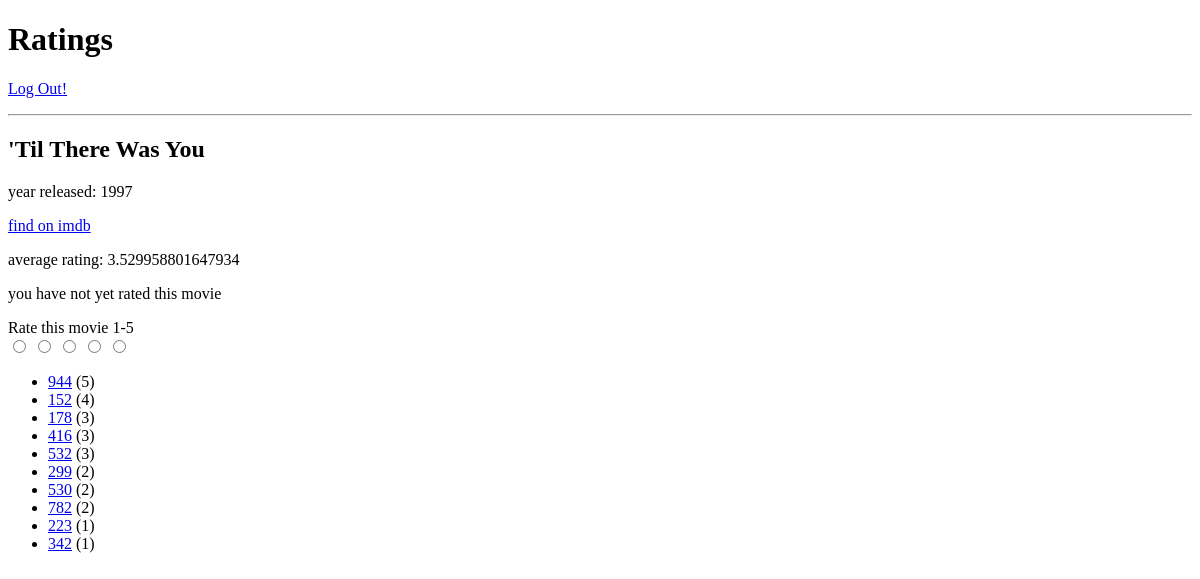
Screenshot of /movies/1300 (signed in) with the database file from the repository.
### model.py (models this page shows, shortened)
class Movie(db.Model):
    __tablename__ = "Movies"
    movie_id = db.Column(db.Integer, autoincrement=True, primary_key=True)
    title = db.Column(db.String(64), nullable=True)
    released_at = db.Column(db.DateTime, nullable=True)
    imdb_url = db.Column(db.String(128), nullable=True)

class User(db.Model):
    __tablename__ = "Users"
    user_id = db.Column(db.Integer, autoincrement=True, primary_key=True)
    email = db.Column(db.String(64), nullable=True)
    password = db.Column(db.String(64), nullable=True)
    age = db.Column(db.Integer, nullable=True)
    zipcode = db.Column(db.String(15), nullable=True)

### server.py (the view)
@app.route("/movies/<int:movie_id>")
def show_movie_details(movie_id):
    movie = db.session.query(Movie).get(movie_id)
    title = movie.title
    year = movie.released_at.strftime("%Y")
    url = movie.imdb_url
    ratings = db.session.query(User.user_id, Rating.score).join(Rating).filter_by(movie_id=movie_id).order_by(Rating.score.desc(), User.user_id).all()
    user_rating = db.session.query(Rating.score).filter_by(movie_id=movie_id, user_id=session["user_id"]).first()
    QUERY = """
        SELECT avg(score)
        FROM Ratings
        WHERE movie_id = movie_id
        """
    db_cursor = db.session.execute(QUERY, {'movie_id': movie_id})
    row = db_cursor.fetchone()
    avg = row[0]
    return render_template("movie-details.html",
                           movie_id=movie_id,
                           title=title,
                           year=year,
                           url=url,
                           ratings=ratings,
                           avg=avg,
                           user_rating=user_rating)

### templates/movie-details.html (shortened to what this page needs)
{% extends 'base.html' %}
{% block content %}
<h2>{{ title }}</h2>
<p>year released: {{ year }}</p>
<p><a href="{{ url }}">find on imdb</a></p>
<p>average rating: {{ avg }}</p>
{% if session["user_id"] %}
    {% if user_rating %}
        <p>your rating: {{ user_rating[0] }}</p>
    {% else %}
        <p>you have not yet rated this movie</p>
    {% endif %}
    Rate this movie 1-5
    <form method="POST" action="/add-rating">
        <span class="star-rating">
          <input class="star" type="radio" name="rating" value="1">
          <input class="star" type="radio" name="rating" value="2">
          <input class="star" type="radio" name="rating" value="3">
          <input class="star" type="radio" name="rating" value="4">
          <input class="star" type="radio" name="rating" value="5">
        </span>
    </form>
{% else %}
    <p><a href="/login-form">Log in</a> to rate this movie</p>
{% endif %}
<p>
    <ul>
        {% for user_id, score in ratings %}
            <li>
                <a href="/users/{{ user_id }}">{{ user_id }}</a> ({{ score }})
            </li>
        {% endfor %}
    </ul>
{% endblock %}

### rows the page displays
Movie: title "'Til There Was You"
User: user_id "944", score "5"
User: user_id "416", score "3"
User: user_id "532", score "3"
User: user_id "299", score "2"
User: user_id "530", score "2"
User: user_id "782", score "2"
User: user_id "342", score "1"

### other values shown
{{ year }} "1997"
{{ avg }} "3.529958801647934"
{{ user_id }} "152" "178" "223"
{{ score }} "4" "3" "1"
